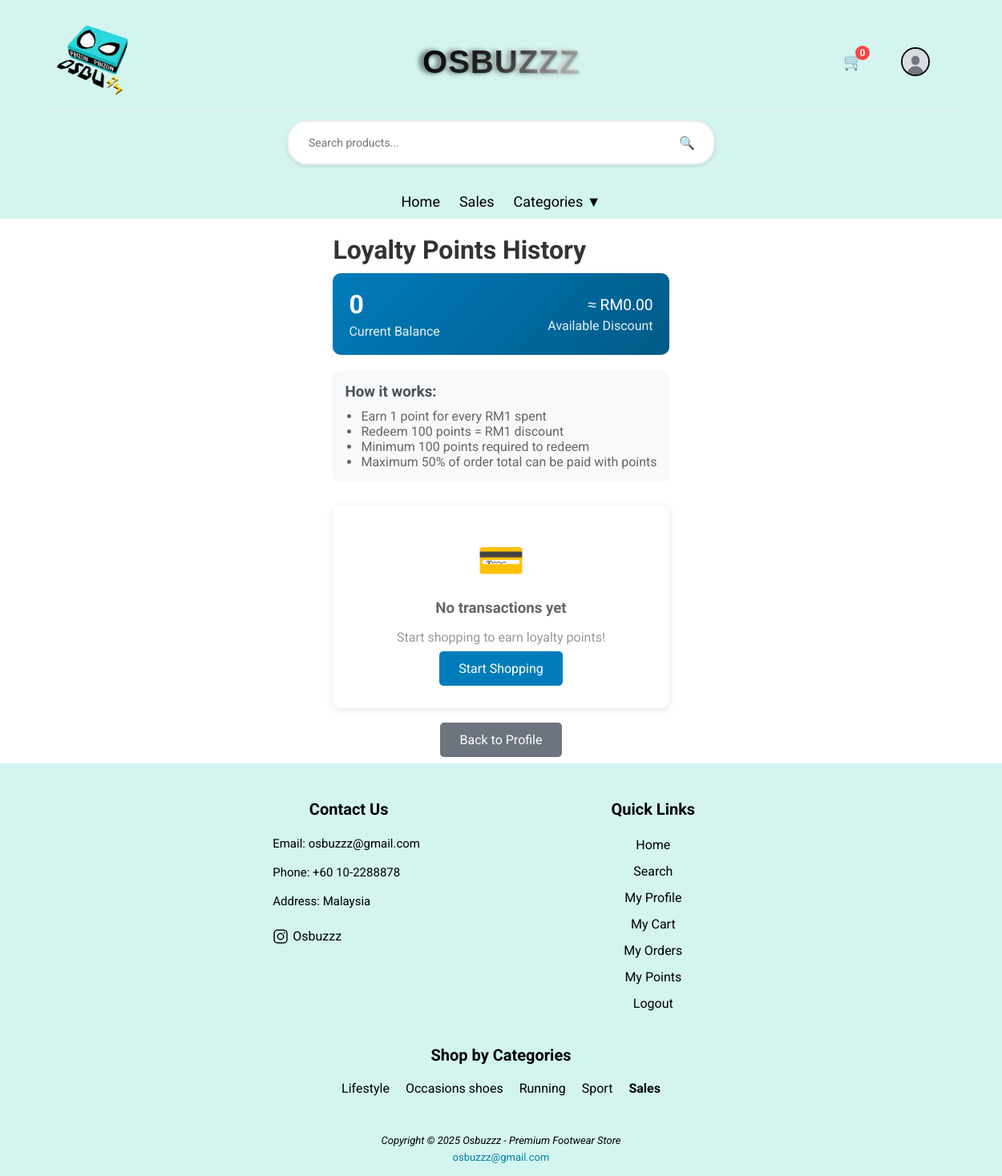
The app's page /app/page/user/loyalty_history.php (signed in) with its own data.
### tables this page shows
CREATE TABLE `loyalty_settings` (
  `setting_id` int(11) NOT NULL,
  `setting_key` varchar(50) NOT NULL,
  `setting_value` text NOT NULL,
  `description` text DEFAULT NULL,
  `updated_at` timestamp NOT NULL DEFAULT current_timestamp() ON UPDATE current_timestamp()
);

CREATE TABLE `category` (
  `category_id` int(11) NOT NULL,
  `category_name` varchar(50) NOT NULL,
  `category_slug` varchar(50) NOT NULL,
  `description` text DEFAULT NULL,
  `banner_image` varchar(255) DEFAULT NULL,
  `created_at` timestamp NOT NULL DEFAULT current_timestamp()
);

### app/base.php (called while the page is built, shortened)
<?php
$_user = $_SESSION['user'] ?? null;
$_db = new PDO('mysql:dbname=osbuzz', 'root', '', [
    PDO::ATTR_DEFAULT_FETCH_MODE => PDO::FETCH_OBJ,
]);
function get_loyalty_setting($key, $default = null) {
    global $_db;
    $stm = $_db->prepare('SELECT setting_value FROM loyalty_settings WHERE setting_key = ?');
    $stm->execute([$key]);
    $result = $stm->fetchColumn();
    return $result !== false ? $result : $default;
}
function calculate_discount_from_points($points) {
    $ratio = (int)get_loyalty_setting('points_to_ringgit_ratio', 100);
    return floor($points / $ratio);
}

### app/page/user/loyalty_history.php (the view, shortened to what this page needs)
<?php
require '../../base.php';
$page = max(1, (int)($_GET['page'] ?? 1));
$limit = 20;
$offset = ($page - 1) * $limit;
$stm = $_db->prepare('
    SELECT lt.*, o.order_id as order_number
    FROM loyalty_transactions lt
    LEFT JOIN orders o ON lt.order_id = o.order_id
    WHERE lt.user_id = ?
    ORDER BY lt.created_at DESC
    LIMIT ? OFFSET ?
');
$stm->bindValue(1, $_user->id, PDO::PARAM_INT);
$stm->bindValue(2, $limit, PDO::PARAM_INT);
$stm->bindValue(3, $offset, PDO::PARAM_INT);
$stm->execute();
$transactions = $stm->fetchAll();
include '../../head.php';
?>
<main style="padding: 20px; max-width: 1200px; margin: 0 auto;">
    <div style="margin-bottom: 30px;">
        <h1 style="color: #333; margin-bottom: 10px;">Loyalty Points History</h1>
        <div style="background: linear-gradient(135deg, #007cba, #005a87); color: white; padding: 20px; border-radius: 10px; margin-bottom: 20px;">
            <div style="display: flex; justify-content: space-between; align-items: center; flex-wrap: wrap; gap: 20px;">
                <div>
                    <h2 style="margin: 0; font-size: 2em;"><?= number_format($_user->loyalty_points) ?></h2>
                    <p style="margin: 5px 0 0 0; opacity: 0.9;">Current Balance</p>
                </div>
                <div style="text-align: right;">
                    <p style="margin: 0; font-size: 1.2em;">≈ RM<?= number_format(calculate_discount_from_points($_user->loyalty_points), 2) ?></p>
                    <p style="margin: 5px 0 0 0; opacity: 0.9;">Available Discount</p>
                </div>
            </div>
        </div>
        <div style="background: #f8f9fa; padding: 15px; border-radius: 8px; margin-bottom: 20px;">
            <h3 style="margin: 0 0 10px 0; color: #495057;">How it works:</h3>
            <ul style="margin: 0; padding-left: 20px; color: #666;">
                <li>Earn <?= get_loyalty_setting('points_per_ringgit', 1) ?> point for every RM1 spent</li>
                <li>Redeem <?= get_loyalty_setting('points_to_ringgit_ratio', 100) ?> points = RM1 discount</li>
                <li>Minimum <?= get_loyalty_setting('minimum_points_redeem', 100) ?> points required to redeem</li>
                <li>Maximum <?= get_loyalty_setting('maximum_discount_percentage', 50) ?>% of order total can be paid with points</li>
            </ul>
        </div>
    </div>
    <?php if (empty($transactions)): ?>
        <div style="text-align: center; padding: 40px; background: white; border-radius: 10px; box-shadow: 0 2px 10px rgba(0,0,0,0.1);">
            <div style="font-size: 48px; color: #ccc; margin-bottom: 20px;">💳</div>
            <h3 style="color: #666; margin-bottom: 10px;">No transactions yet</h3>
            <p style="color: #999; margin-bottom: 20px;">Start shopping to earn loyalty points!</p>
            <a href="../../index.php" style="background: #007cba; color: white; padding: 12px 24px; text-decoration: none; border-radius: 5px;">Start Shopping</a>
        </div>
    <?php endif; ?>
    <div style="margin-top: 30px; text-align: center;">
        <a href="profile.php" style="background: #6c757d; color: white; padding: 12px 24px; text-decoration: none; border-radius: 5px;">Back to Profile</a>
    </div>
</main>
<?php include '../../foot.php'; ?>

### app/foot.php (shortened to what this page needs)
    <footer>
        <div class="containers">
            <div class="footer-content">
                <h3>Contact Us</h3>
                <p>Email: osbuzzz@gmail.com<br><br>Phone: +60 10-2288878<br><br>Address: Malaysia<br><br>
                <div class="ins">
                    <img src="/images/insLogo.png"> <a href="https://www.instagram.com/osbuzzz?igsh=bnhvaDg1eHd5Z2Z0">Osbuzzz</a>
                    </div>
                </p>
            </div>
            <?php if ($_user && $_user->role === 'Admin'): ?>
            <div class="footer-content">
                <h3>Admin Panel</h3>
                <ul class="list">
                    <li><a href="/page/admin/index.php">Dashboard</a></li>
                    <li><a href="/page/admin/admin_product.php">Products</a></li>
                    <li><a href="/page/admin/admin_user.php">Users</a></li>
                    <li><a href="/page/admin/admin_category.php">Categories</a></li>
                    <li><a href="/page/admin/admin_orders.php">Orders</a></li>
                    <li><a href="/page/admin/cleanup_users.php">User Cleanup</a></li>
                    <li><a href="/page/admin/loyalty_settings.php">Loyalty Settings</a></li>
                    <li><a href="/page/admin/password_reset_management.php">Password Resets</a></li>
                </ul>
            </div>
            <?php else: ?>
            <div class="footer-content">
                <h3>Quick Links</h3>
                <ul class="list">
                    <li><a href="/">Home</a></li>
                    <?php if (!$_user): ?>
                    <li><a href="/page/shop/search.php">Search</a></li>
                    <li><a href="/page/user/login.php">Login</a></li>
                    <li><a href="/page/user/signup.php">Register</a></li>
                    <?php else: ?>
                    <li><a href="/page/shop/search.php">Search</a></li>
                    <li><a href="/page/user/profile.php">My Profile</a></li>
                    <li><a href="/page/shop/cart.php">My Cart</a></li>
                    <li><a href="/page/user/orders.php">My Orders</a></li>
                    <li><a href="/page/user/loyalty_history.php">My Points</a></li>
                    <li><a href="/page/user/logout.php">Logout</a></li>
                    <?php endif; ?>
                </ul>
            </div>
            <?php endif; ?>
        </div>
        <?php if (!$_user || $_user->role !== 'Admin'): ?>
        <div class="containers">
            <div class="footer-content" style="width: 100%; text-align: center;">
                <h3>Shop by Categories</h3>
                <div style="display: flex; flex-wrap: wrap; justify-content: center; gap: 10px;">
                    <?php
                    $footer_categories = $_db->query('SELECT category_id, category_name FROM category ORDER BY category_name ASC')->fetchAll();
                    foreach ($footer_categories as $footer_cat):
                    ?>
                    <a href="/page/categories/category.php?id=<?= $footer_cat->category_id ?>" style="margin: 5px; text-decoration: none;"><?= htmlspecialchars($footer_cat->category_name) ?></a>
                    <?php endforeach; ?>
                    <a href="/page/shop/sales.php" style="margin: 5px; text-decoration: none; font-weight: bold;">Sales</a>
                </div>
            </div>
        </div>
        <?php endif; ?>
        <div class="bottom-bar">
            <small><i><p>Copyright © 2025 Osbuzzz - Premium Footwear Store</p></i></small>
            <a href="mailto:osbuzzz@gmail.com">osbuzzz@gmail.com</a>
        </div>
    </footer>
</body>
</html>

### app/css/app.css (style rules this page uses)
body, input, button, textarea, select { font: 16px 'Roboto', sans-serif; }
body { margin: 0; height: 100vh; display: grid; grid: auto auto 1fr auto / auto; }
header, footer { padding: 15px 50px; color: #000000; background: #D3F4EF; }
main { padding: 20px 50px; }
main h1 { margin-top: 0; }
footer { background: #D3F4EF; padding-top: 25px; }
.containers { width: 1140px; margin: auto; display: flex; justify-content: center; padding: auto; color: #000000; }
.footer-content { width: 33.3%; }
.footer-content h3 { font-size: 20px; margin-bottom: 15px; text-align: center; }
.footer-content p { width: 190px; margin: auto; padding: 7px; font-size: 15px; }
.ins { display: flex; width: 190px; margin: auto; }
.ins img { width: 20px; height: auto; padding-right: 5px; }
.footer-content ul { text-align: center; }
.list { padding: 0; }
.list li { width: auto; text-align: center; list-style-type: none; padding: 7px; position: relative; }
.list li::before { content: ''; position: absolute; transform: translate(-50%,50%); left: 50%; top: 100%; width: 0; height: 2px; background-color: rgb(0, 0, 0); transition-duration: .5s; }
a { text-decoration: none; }
.containers a { color: #000000; }
.bottom-bar { background-color: #D3F4EF; text-align: center; margin-top: 40px; }
.bottom-bar p { color: #000000; margin: 0; font-size: 13px; padding: 3px; }
.bottom-bar a { font-size: 13px; color: #0280a7; }

### records on screen
loyalty_settings: setting_value "0.00", setting_value "100"
loyalty_settings: setting_value "1"
loyalty_settings: setting_value "100"
loyalty_settings: setting_value "50"
category: category_name "Lifestyle"
category: category_name "Occasions shoes"
category: category_name "Running"
category: category_name "Sport"

### other values on screen
$cart_count "0"
$_user->loyalty_points "0"
